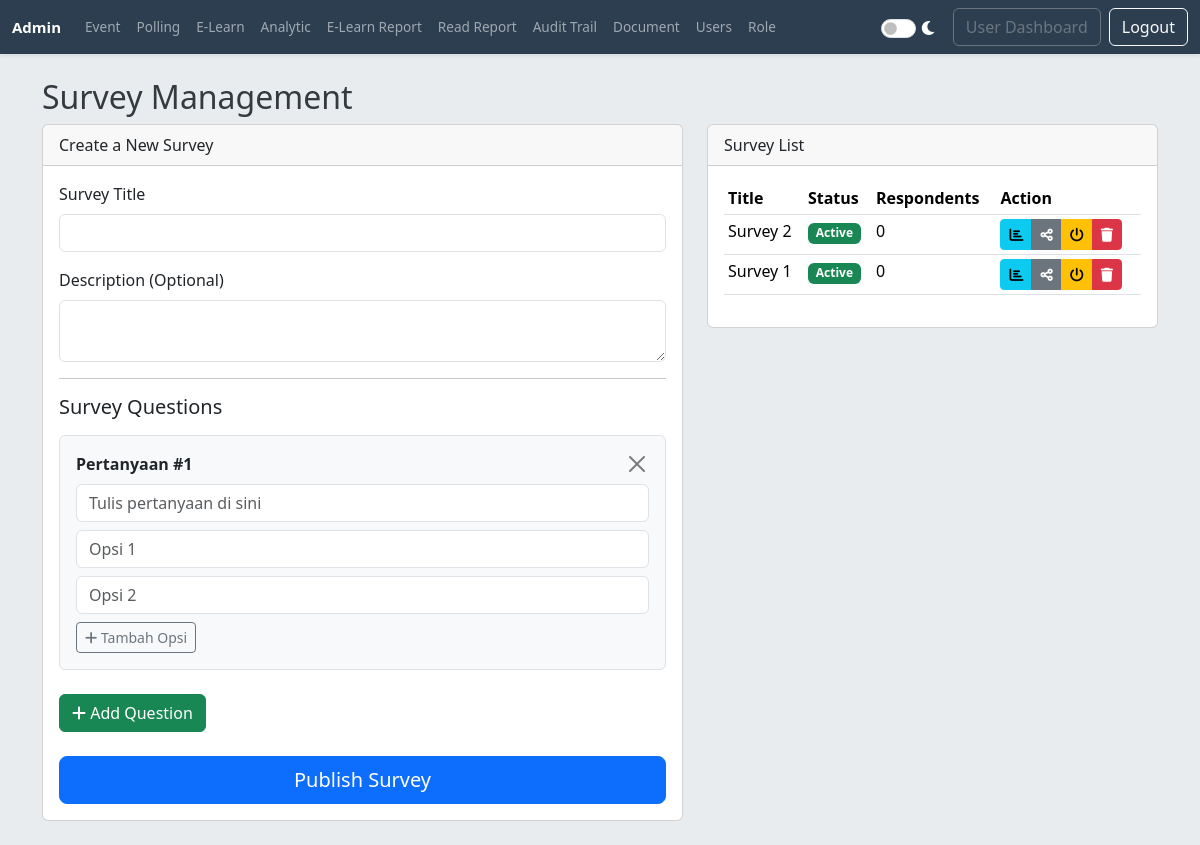
Page /admin/manage_polls.php (signed in) on the committed database.
### tables this page shows
CREATE TABLE IF NOT EXISTS `polls` (
  `id` int NOT NULL AUTO_INCREMENT,
  `title` varchar(255) NOT NULL,
  `description` text,
  `status` enum('active','closed') NOT NULL DEFAULT 'active',
  `share_token` varchar(32) DEFAULT NULL,
  `created_by` int DEFAULT NULL,
  `created_at` timestamp NOT NULL DEFAULT CURRENT_TIMESTAMP,
  PRIMARY KEY (`id`) USING BTREE,
  UNIQUE KEY `share_token` (`share_token`) USING BTREE,
  KEY `created_by` (`created_by`) USING BTREE,
  CONSTRAINT `polls_ibfk_1` FOREIGN KEY (`created_by`) REFERENCES `users` (`id`) ON DELETE SET NULL ON UPDATE RESTRICT
);

### includes/theme_handler.php (called while the page is built, shortened)
<?php
function get_theme_class() {
    return ($_SESSION['theme'] ?? 'light') === 'dark' ? 'dark-mode' : '';
}
$theme_class = get_theme_class();
?>

### admin/manage_polls.php (the view, shortened to what this page needs)
<?php
require_once '../includes/theme_handler.php';
require_once '../includes/db_connect.php';
$polls = [];
$sql = "SELECT p.id, p.title, p.status, p.created_at, u.username,
        (SELECT COUNT(DISTINCT ip_address, user_id) FROM poll_responses WHERE poll_id = p.id) as response_count
        FROM polls p
        LEFT JOIN users u ON p.created_by = u.id
        ORDER BY p.created_at DESC";
$result = $conn->query($sql);
while ($row = $result->fetch_assoc()) {
    $polls[] = $row;
}
?>
<!DOCTYPE html>
<html lang="id" data-api-path="../">
<head>
    <link rel="stylesheet" href="../assets/css/bootstrap.min.css">
    <link rel="stylesheet" href="../assets/css/style.css">
    <link rel="stylesheet" href="https://cdnjs.cloudflare.com/ajax/libs/font-awesome/6.0.0-beta3/css/all.min.css">
</head>
<body class="<?= $theme_class ?>">
    <?php include 'admin_nav.php'; ?>
    <div class="container mt-4">
        <h2>Survey Management</h2>
        <div class="row">
            <div class="col-lg-7 mb-4">
                <div class="card">
                    <div class="card-header">Create a New Survey</div>
                    <div class="card-body">
                        <form action="manage_polls.php" method="POST" id="survey-form">
                            <div class="mb-3">
                                <label for="title" class="form-label">Survey Title</label>
                                <input type="text" name="title" id="title" class="form-control" required>
                            </div>
                            <div class="mb-3">
                                <label for="description" class="form-label">Description (Optional)</label>
                                <textarea name="description" id="description" class="form-control" rows="2"></textarea>
                            </div>
                            <hr>
                            <h5 class="mb-3">Survey Questions</h5>
                            <div id="questions-container">
                            </div>
                            <button type="button" id="add-question-btn" class="btn btn-success mt-2"><i
                                    class="fas fa-plus"></i> Add Question</button>
                            <div class="d-grid mt-4">
                                <button type="submit" class="btn btn-primary btn-lg">Publish Survey</button>
                            </div>
                        </form>
                    </div>
                </div>
            </div>
            <div class="col-lg-5 mb-4">
                <div class="card">
                    <div class="card-header">Survey List</div>
                    <div class="card-body">
                        <div class="table-responsive">
                            <table class="table table-hover table-sm">
                                <thead>
                                    <tr>
                                        <th>Title</th>
                                        <th>Status</th>
                                        <th>Respondents</th>
                                        <th>Action</th>
                                    </tr>
                                </thead>
                                <tbody>
                                    <?php if (count($polls) > 0):
                                        foreach ($polls as $poll): ?>
                                            <tr>
                                                <td><?= htmlspecialchars($poll['title']) ?></td>
                                                <td><span
                                                        class="badge bg-<?= $poll['status'] === 'active' ? 'success' : 'danger' ?>"><?= ucfirst($poll['status']) ?></span>
                                                </td>
                                                <td><?= $poll['response_count'] ?></td>
                                                <td>
                                                    <div class="btn-group">
                                                        <a href="poll_results.php?id=<?= $poll['id'] ?>"
                                                            class="btn btn-info btn-sm" title="View Results"><i
                                                                class="fas fa-chart-bar"></i></a>
                                                        <a href="manage_polls.php?action=share&id=<?= $poll['id'] ?>"
                                                            class="btn btn-secondary btn-sm"
                                                            title="Create & Display Public Links"><i
                                                                class="fas fa-share-alt"></i></a>
                                                        <a href="manage_polls.php?action=toggle_status&id=<?= $poll['id'] ?>"
                                                            class="btn btn-warning btn-sm"
                                                            title="<?= $poll['status'] === 'active' ? 'Close Survey' : 'Aktifkan Survei' ?>"><i
                                                                class="fas fa-power-off"></i></a>
                                                        <a href="manage_polls.php?action=delete&id=<?= $poll['id'] ?>"
                                                            class="btn btn-danger btn-sm"
                                                            onclick="return confirm('Are you sure you want to delete this survey? All voice data will be deleted.')"
                                                            title="Delete"><i class="fas fa-trash"></i></a>
                                                    </div>
                                                </td>
                                            </tr>
                                        <?php endforeach; else: ?>
                                        <tr>
                                            <td colspan="4" class="text-center">No surveys have been conducted yet.</td>
                                        </tr>
                                    <?php endif; ?>
                                </tbody>
                            </table>
                        </div>
                    </div>
                </div>
            </div>
        </div>
    </div>
</body>
</html>

### assets/css/style.css (style rules this page uses)
html, body { height: 100%; margin: 0; padding: 0; transition: background-color 0.3s, color 0.3s; }
body { font-family: 'Segoe UI', Arial, sans-serif; background-color: #e9ecef; color: #343a40; display: flex; flex-direction: column; }

### rows in the picture
polls: title "Survey 2", status "Active", response_count "0"
polls: title "Survey 1", status "Active", response_count "0"
